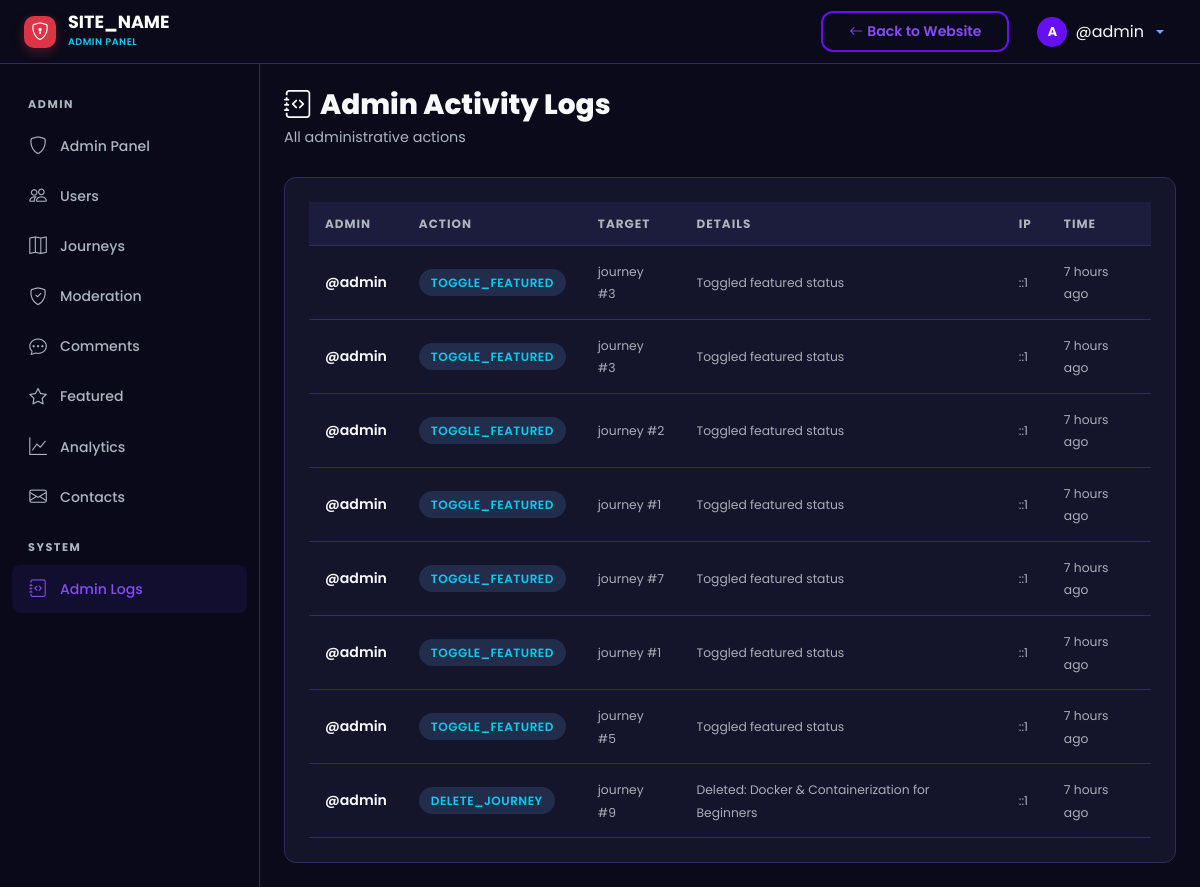
The app's page /admin/logs.php (signed in), older data.
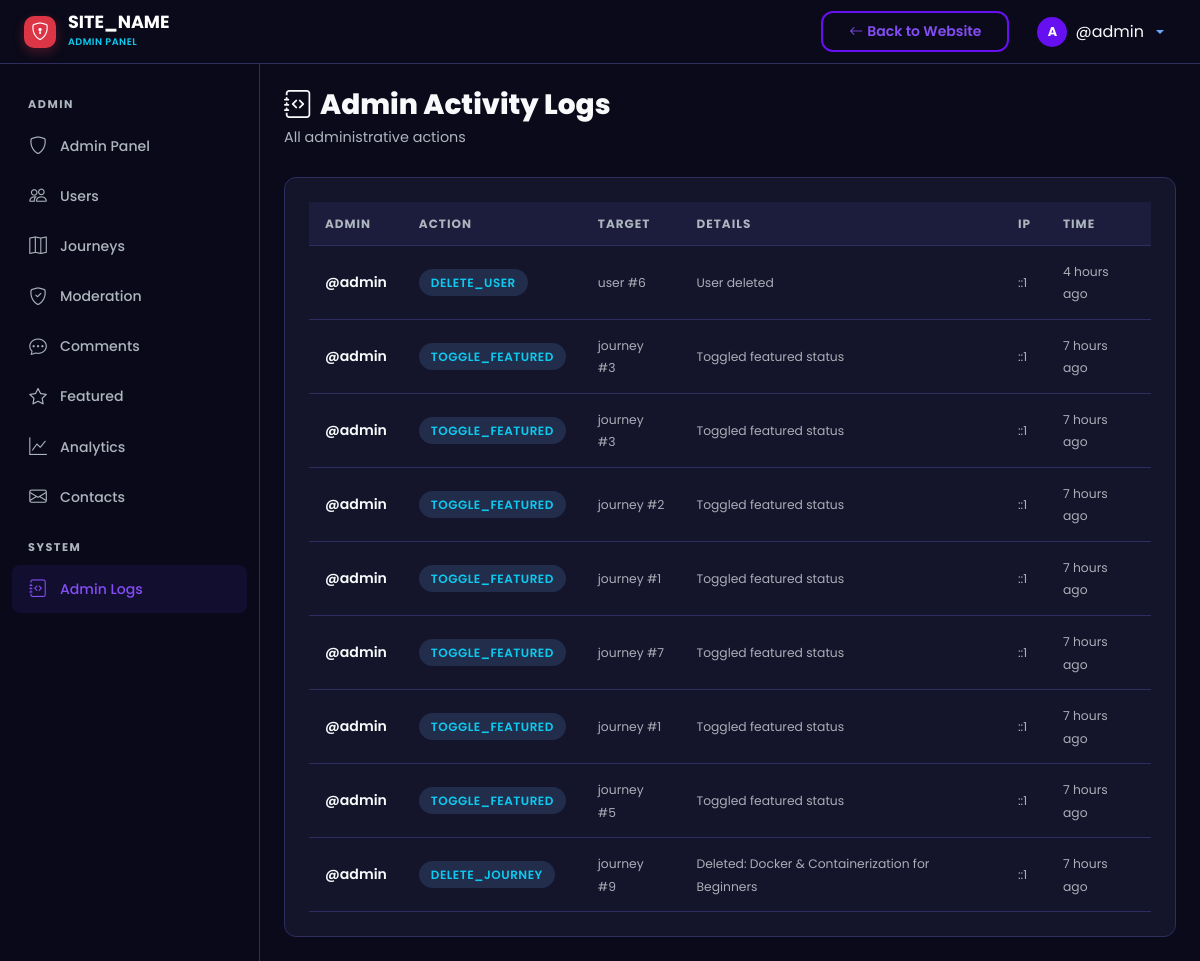
The same page, newer data.
### tables this page shows
CREATE TABLE `admin_logs` (
  `id` int UNSIGNED NOT NULL,
  `admin_id` int UNSIGNED NOT NULL,
  `action` varchar(100) NOT NULL,
  `target_type` varchar(50) DEFAULT NULL,
  `target_id` int UNSIGNED DEFAULT NULL,
  `details` text,
  `ip_address` varchar(45) DEFAULT NULL,
  `created_at` datetime NOT NULL DEFAULT CURRENT_TIMESTAMP
);

CREATE TABLE `users` (
  `id` int UNSIGNED NOT NULL,
  `username` varchar(50) NOT NULL,
  `email` varchar(255) NOT NULL,
  `password_hash` varchar(255) NOT NULL,
  `full_name` varchar(100) NOT NULL,
  `avatar` varchar(255) DEFAULT 'default-avatar.png',
  `bio` text,
  `role` enum('user','admin') NOT NULL DEFAULT 'user',
  `is_active` tinyint(1) NOT NULL DEFAULT '1',
  `current_streak` int UNSIGNED NOT NULL DEFAULT '0',
  `longest_streak` int UNSIGNED NOT NULL DEFAULT '0',
  `last_activity_date` date DEFAULT NULL,
  `created_at` datetime NOT NULL DEFAULT CURRENT_TIMESTAMP,
  `updated_at` datetime NOT NULL DEFAULT CURRENT_TIMESTAMP ON UPDATE CURRENT_TIMESTAMP
);

### includes/helpers.php (called while the page is built, shortened)
<?php
function sanitize(?string $input): string {
    return htmlspecialchars(trim($input), ENT_QUOTES, 'UTF-8');
}
function timeAgo(string $datetime): string {
    $now  = new DateTime();
    $past = new DateTime($datetime);
    $diff = $now->diff($past);
    if ($diff->h > 0) return $diff->h . ' hour' . ($diff->h > 1 ? 's' : '') . ' ago';
    return 'just now';
}

### admin/logs.php (the view, shortened to what this page needs)
<?php
require_once __DIR__ . '/includes/admin_header.php';
$db = getDB();
$logs = $db->query("SELECT al.*, u.username FROM admin_logs al JOIN users u ON al.admin_id = u.id ORDER BY al.created_at DESC LIMIT 100")->fetchAll();
?>
<div class="st-page-header">
    <h1 class="st-page-title"><i class="bi bi-journal-code me-2"></i>Admin Activity Logs</h1>
    <p class="st-page-subtitle">All administrative actions</p>
</div>
<div class="st-card">
    <?php if (empty($logs)): ?>
        <div class="st-empty-state py-4">
            <i class="bi bi-journal d-block"></i>
            <h6 class="text-muted">No admin actions recorded yet</h6>
        </div>
    <?php else: ?>
        <div class="table-responsive">
            <table class="st-table">
                <thead><tr><th>Admin</th><th>Action</th><th>Target</th><th>Details</th><th>IP</th><th>Time</th></tr></thead>
                <tbody>
                    <?php foreach ($logs as $log): ?>
                    <tr>
                        <td class="fw-semibold"><?= sanitize($log['username']) ?></td>
                        <td><span class="st-badge st-badge-info"><?= sanitize($log['action']) ?></span></td>
                        <td><small class="text-muted"><?= sanitize($log['target_type'] ?? '-') ?> #<?= $log['target_id'] ?? '-' ?></small></td>
                        <td><small class="text-muted"><?= sanitize($log['details'] ?? '-') ?></small></td>
                        <td><small class="text-muted"><?= sanitize($log['ip_address'] ?? '-') ?></small></td>
                        <td><small class="text-muted"><?= timeAgo($log['created_at']) ?></small></td>
                    </tr>
                    <?php endforeach; ?>
                </tbody>
            </table>
        </div>
    <?php endif; ?>
</div>
<?php require_once __DIR__ . '/includes/admin_footer.php'; ?>

Row changes from the older to the newer data that the page shows:
added admin_logs: admin.username "@admin", action "DELETE_USER", target_type "user", target "6", details "User deleted", ip_address "::1", created_at "4 hours ago"
